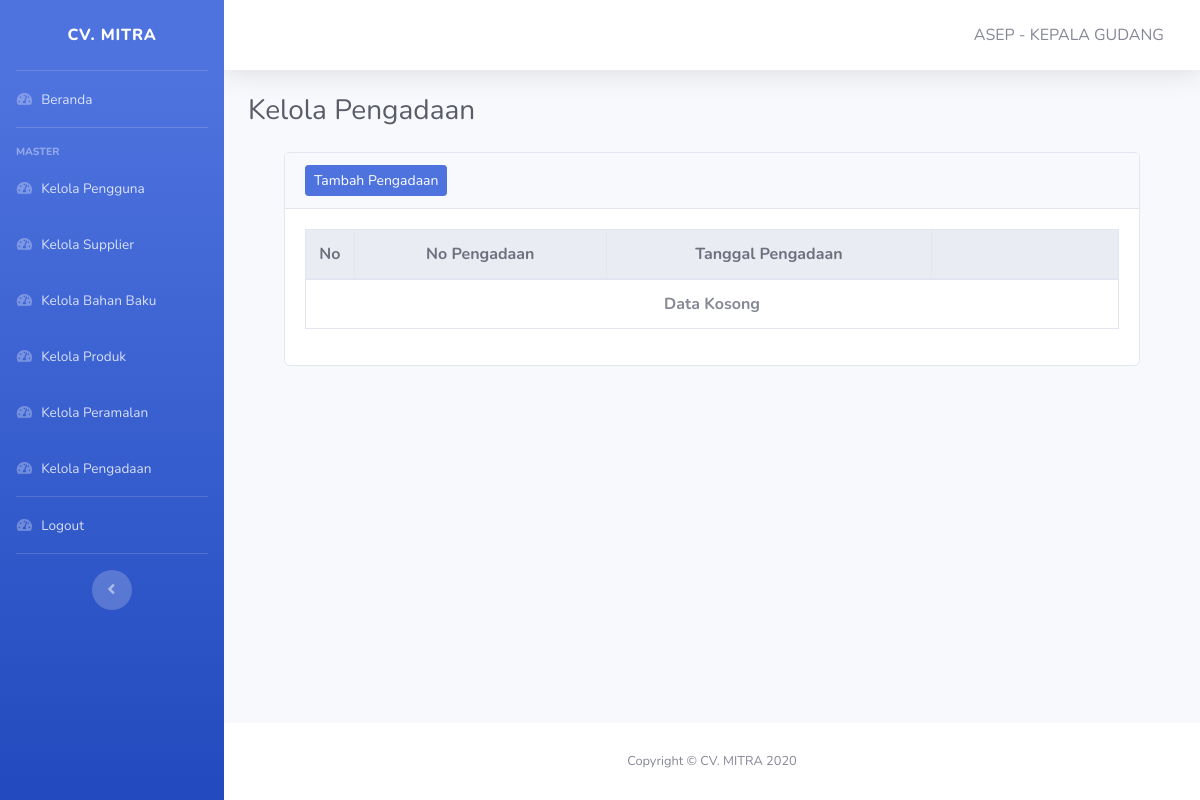
/pages/admin/kelola-pengadaan.php (signed in), run on an earlier commit of the app's database.
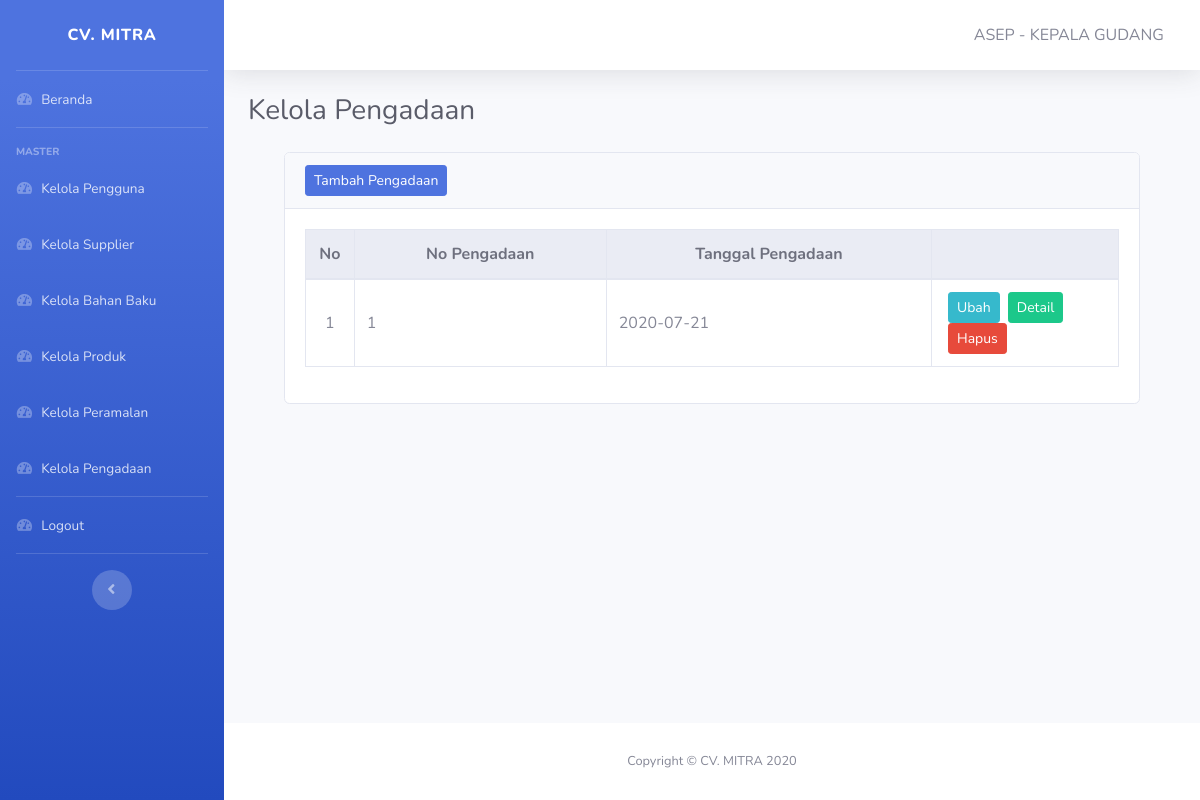
And on a later commit of the database.
### tables this page shows
CREATE TABLE IF NOT EXISTS `pengadaan` (
  `id_pengadaan` int(11) NOT NULL,
  `tgl_pengadaan` date NOT NULL,
  `periode` varchar(10) DEFAULT NULL,
  `id_peramalan` int(11) NOT NULL,
  PRIMARY KEY (`id_pengadaan`),
  KEY `id_peramalan` (`id_peramalan`),
  CONSTRAINT `pengadaan_ibfk_1` FOREIGN KEY (`id_peramalan`) REFERENCES `peramalan` (`id_peramalan`)
);

### pages/admin/kelola-pengadaan.php (the view, shortened to what this page needs)
<!DOCTYPE html>
<html lang="en">
<head>
    <?php include '../../layout/header.php' ?>
</head>
<body id="page-top">
    <div id="wrapper">
        <?php include '../../layout/sidebar-admin.php' ?>
        <div id="content-wrapper" class="d-flex flex-column">
            <div id="content">
                <?php include '../../layout/topbar.php' ?>
                <div class="container-fluid">
                    <div class="d-sm-flex align-items-center justify-content-between mb-4">
                        <h1 class="h3 mb-0 text-gray-800">Kelola Pengadaan</h1>
                    </div>
                    <div class="container row-12">
                        <div class="col">
                            <div class="card mb-5">
                                <div class="card-header">
                                    <div class="nav-item">
                                        <a href="tambah-pengadaan.php" class="btn btn-sm btn-primary">Tambah Pengadaan</a>
                                    </div>
                                </div>
                                <div class="card-body">
                                    <table class="table table-responsive-lg table-hover table-bordered" id="Table">
                                        <thead class="thead-light text-center">
                                            <tr>
                                                <th width=6%>No</th>
                                                <th>No Pengadaan</th>
                                                <th>Tanggal Pengadaan</th>
                                                <th width=23%></th>
                                            </tr>
                                        </thead>
                                        <tbody>
                                            <?php
                                            include "../../koneksi.php";
                                            $no = 1;
                                            $data = mysqli_query($koneksi, "SELECT * FROM pengadaan");
                                            if (mysqli_num_rows($data) == 0) {
                                                ?>
                                                <tr>
                                                    <td colspan="7" class="text-center font-weight-bold">Data Kosong</td>
                                                </tr>
                                                <?php
                                                } else {
                                                    while ($item = mysqli_fetch_array($data)) {
                                                        ?>
                                                    <tr>
                                                        <td class="text-center align-middle"><?php echo $no++; ?></td>
                                                        <td class="align-middle"><?php echo $item['id_pengadaan']; ?></td>
                                                        <td class="align-middle"><?php echo $item['tgl_pengadaan']; ?></td>
                                                        <td class="text-center">
                                                            <a href="ubah-pengadaan.php?id=<?php echo $item['id_pengadaan'] ?>" class="btn btn-info btn-sm mx-1 float-left">Ubah</a>
                                                            <a href="detail-pengadaan.php?id=<?php echo $item['id_pengadaan'] ?>" class="btn btn-success btn-sm mx-1 float-left">Detail</a>
                                                            <form action="hapus-pengadaan.php?id=<?php echo $item['id_pengadaan'] ?>" method="post">
                                                                <button type="submit" class="btn btn-danger btn-sm mx-1 float-left">Hapus</button>
                                                            </form>
                                                        </td>
                                                    </tr>
                                            <?php
                                                }
                                            }
                                            ?>
                                        </tbody>
                                    </table>
                                </div>
                            </div>
                        </div>
                    </div>
                </div>
            </div>
            <?php include '../../layout/footer.php' ?>
        </div>
    </div>
</body>
</html>

What changed in the data, as far as the page shows it:
added pengadaan: id_pengadaan "1", tgl_pengadaan "2020-07-21"
Also different on the page:
text no longer shown: "Data Kosong"
